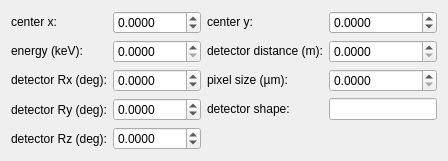
          <widget class="QWidget" name="tab">
           <attribute name="title">
            <string>Small Angle</string>
           </attribute>
           <layout class="QGridLayout" name="gridLayout_10">
            <item row="0" column="0">
             <widget class="QLabel" name="label_2">
              <property name="sizePolicy">
               <sizepolicy hsizetype="Minimum" vsizetype="Fixed">
                <horstretch>0</horstretch>
                <verstretch>0</verstretch>
               </sizepolicy>
              </property>
              <property name="text">
               <string>center x:</string>
              </property>
             </widget>
            </item>
            <item row="0" column="1">
             <widget class="QDoubleSpinBox" name="db_cenx">
              <property name="enabled">
               <bool>true</bool>
              </property>
              <property name="decimals">
               <number>4</number>
              </property>
              <property name="minimum">
               <double>-9999.000000000000000</double>
              </property>
              <property name="maximum">
               <double>9999.000000000000000</double>
              </property>
             </widget>
            </item>
            <item row="0" column="2">
             <widget class="QLabel" name="label_3">
              <property name="sizePolicy">
               <sizepolicy hsizetype="Minimum" vsizetype="Fixed">
                <horstretch>0</horstretch>
                <verstretch>0</verstretch>
               </sizepolicy>
              </property>
              <property name="text">
               <string>center y:</string>
              </property>
             </widget>
            </item>
            <item row="0" column="3">
             <widget class="QDoubleSpinBox" name="db_ceny">
              <property name="enabled">
               <bool>true</bool>
              </property>
              <property name="decimals">
               <number>4</number>
              </property>
              <property name="minimum">
               <double>-9999.000000000000000</double>
              </property>
              <property name="maximum">
               <double>9999.000000000000000</double>
              </property>
             </widget>
            </item>
            <item row="1" column="0">
             <widget class="QLabel" name="label_4">
              <property name="sizePolicy">
               <sizepolicy hsizetype="Minimum" vsizetype="Fixed">
                <horstretch>0</horstretch>
                <verstretch>0</verstretch>
               </sizepolicy>
              </property>
              <property name="text">
               <string>energy (keV):</string>
              </property>
             </widget>
            </item>
            <item row="1" column="1">
             <widget class="QDoubleSpinBox" name="db_energy">
              <property name="enabled">
               <bool>true</bool>
              </property>
              <property name="decimals">
               <number>4</number>
              </property>
             </widget>
            </item>
            <item row="1" column="2">
             <widget class="QLabel" name="label_5">
              <property name="sizePolicy">
               <sizepolicy hsizetype="Minimum" vsizetype="Fixed">
                <horstretch>0</horstretch>
                <verstretch>0</verstretch>
               </sizepolicy>
              </property>
              <property name="text">
               <string>detector distance (m):</string>
              </property>
             </widget>
            </item>
            <item row="1" column="3">
             <widget class="QDoubleSpinBox" name="db_det_dist">
              <property name="enabled">
               <bool>true</bool>
              </property>
              <property name="decimals">
               <number>4</number>
              </property>
              <property name="maximum">
               <double>99999.000000000000000</double>
              </property>
             </widget>
            </item>
            <item row="2" column="0">
             <widget class="QLabel" name="label_21">
              <property name="sizePolicy">
               <sizepolicy hsizetype="Preferred" vsizetype="Fixed">
                <horstretch>0</horstretch>
                <verstretch>0</verstretch>
               </sizepolicy>
              </property>
              <property name="text">
               <string>detector Rx (deg):</string>
              </property>
             </widget>
            </item>
            <item row="2" column="1">
             <widget class="QDoubleSpinBox" name="det_rx">
              <property name="enabled">
               <bool>true</bool>
              </property>
              <property name="decimals">
               <number>4</number>
              </property>
              <property name="minimum">
               <double>-99.000000000000000</double>
              </property>
             </widget>
            </item>
            <item row="2" column="2">
             <widget class="QLabel" name="label_6">
              <property name="sizePolicy">
               <sizepolicy hsizetype="Minimum" vsizetype="Fixed">
                <horstretch>0</horstretch>
                <verstretch>0</verstretch>
               </sizepolicy>
              </property>
              <property name="text">
               <string>pixel size (µm):</string>
              </property>
             </widget>
            </item>
            <item row="2" column="3">
             <widget class="QDoubleSpinBox" name="db_pix_dim">
              <property name="enabled">
               <bool>true</bool>
              </property>
              <property name="decimals">
               <number>4</number>
              </property>
             </widget>
            </item>
            <item row="3" column="0">
             <widget class="QLabel" name="label_35">
              <property name="text">
               <string>detector Ry (deg):</string>
              </property>
             </widget>
            </item>
            <item row="3" column="1">
             <widget class="QDoubleSpinBox" name="det_ry">
              <property name="decimals">
               <number>4</number>
              </property>
              <property name="minimum">
               <double>-99.000000000000000</double>
              </property>
             </widget>
            </item>
            <item row="3" column="2">
             <widget class="QLabel" name="label_7">
              <property name="sizePolicy">
               <sizepolicy hsizetype="Minimum" vsizetype="Fixed">
                <horstretch>0</horstretch>
                <verstretch>0</verstretch>
               </sizepolicy>
              </property>
              <property name="text">
               <string>detector shape:</string>
              </property>
             </widget>
            </item>
            <item row="3" column="3">
             <widget class="QLineEdit" name="le_shape">
              <property name="enabled">
               <bool>true</bool>
              </property>
              <property name="sizePolicy">
               <sizepolicy hsizetype="Minimum" vsizetype="Fixed">
                <horstretch>0</horstretch>
                <verstretch>0</verstretch>
               </sizepolicy>
              </property>
             </widget>
            </item>
            <item row="4" column="0">
             <widget class="QLabel" name="label_40">
              <property name="text">
               <string>detector Rz (deg):</string>
              </property>
             </widget>
            </item>
            <item row="4" column="1">
             <widget class="QDoubleSpinBox" name="det_rz">
              <property name="decimals">
               <number>4</number>
              </property>
              <property name="minimum">
               <double>-99.000000000000000</double>
              </property>
             </widget>
            </item>
           </layout>
          </widget>
